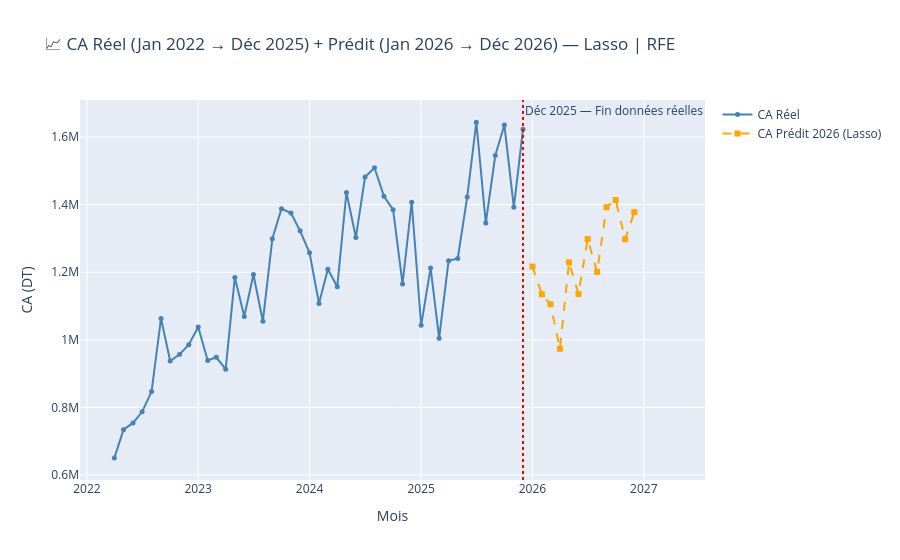

The notebook cell saved with this chart:
### Markdown cell above
## 16. Visualisation finale — Réel + Prédit

### Code cell
fig = go.Figure()

fig.add_trace(go.Scatter(
    x=df_ml['date'], y=df_ml['total_sales'],
    name='CA Réel', mode='lines+markers',
    line=dict(color='steelblue', width=2), marker=dict(size=5)
))

fig.add_trace(go.Scatter(
    x=df_pred['date'], y=df_pred['predicted_sales'],
    name=f'CA Prédit 2026 ({best_name})',
    mode='lines+markers',
    line=dict(color='orange', width=2, dash='dash'),
    marker=dict(size=6, symbol='square')
))

fig.add_vline(
    x=last_date.timestamp() * 1000,
    line_dash='dot', line_color='red',
    annotation_text='Déc 2025 — Fin données réelles'
)

fig.update_layout(
    title=f'📈 CA Réel (Jan 2022 → Déc 2025) + Prédit (Jan 2026 → Déc 2026) — {best_name} | {best_sel_name}',
    xaxis_title='Mois', yaxis_title='CA (DT)',
    hovermode='x unified', height=500
)
fig.show()

### Figure 1 — Plotly figure (JSON) as saved in the notebook; plotly's stock layout.template omitted (floating-point values rounded to 4 significant figures)
{"data": [{"line": {"color": "steelblue", "width": 2}, "marker": {"size": 5}, "mode": "lines+markers", "name": "CA Réel", "type": "scatter", "x": ["2022-04-01T00:00:00", "2022-05-01T00:00:00", "2022-06-01T00:00:00", "2022-07-01T00:00:00", "2022-08-01T00:00:00", "2022-09-01T00:00:00", "2022-10-01T00:00:00", "2022-11-01T00:00:00", "2022-12-01T00:00:00", "2023-01-01T00:00:00", "2023-02-01T00:00:00", "2023-03-01T00:00:00", "2023-04-01T00:00:00", "2023-05-01T00:00:00", "2023-06-01T00:00:00", "2023-07-01T00:00:00", "2023-08-01T00:00:00", "2023-09-01T00:00:00", "2023-10-01T00:00:00", "2023-11-01T00:00:00", "2023-12-01T00:00:00", "2024-01-01T00:00:00", "2024-02-01T00:00:00", "2024-03-01T00:00:00", "2024-04-01T00:00:00", "2024-05-01T00:00:00", "2024-06-01T00:00:00", "2024-07-01T00:00:00", "2024-08-01T00:00:00", "2024-09-01T00:00:00", "2024-10-01T00:00:00", "2024-11-01T00:00:00", "2024-12-01T00:00:00", "2025-01-01T00:00:00", "2025-02-01T00:00:00", "2025-03-01T00:00:00", "2025-04-01T00:00:00", "2025-05-01T00:00:00", "2025-06-01T00:00:00", "2025-07-01T00:00:00", "2025-08-01T00:00:00", "2025-09-01T00:00:00", "2025-10-01T00:00:00", "2025-11-01T00:00:00", "2025-12-01T00:00:00"], "y": [650800.0, 734300.0, 754300.0, 787000.0, 847000.0, 1063000.0, 937200.0, 957100.0, 985700.0, 1038000.0, 939000.0, 948300.0, 913200.0, 1185000.0, 1069000.0, 1193000.0, 1055000.0, 1299000.0, 1388000.0, 1375000.0, 1323000.0, 1257000.0, 1108000.0, 1209000.0, 1157000.0, 1436000.0, 1303000.0, 1482000.0, 1509000.0, 1425000.0, 1385000.0, 1166000.0, 1407000.0, 1043000.0, 1213000.0, 1005000.0, 1234000.0, 1241000.0, 1422000.0, 1644000.0, 1345000.0, 1545000.0, 1635000.0, 1392000.0, 1623000.0]}, {"line": {"color": "orange", "dash": "dash", "width": 2}, "marker": {"size": 6, "symbol": "square"}, "mode": "lines+markers", "name": "CA Prédit 2026 (Lasso)", "type": "scatter", "x": ["2026-01-01T00:00:00", "2026-02-01T00:00:00", "2026-03-01T00:00:00", "2026-04-01T00:00:00", "2026-05-01T00:00:00", "2026-06-01T00:00:00", "2026-07-01T00:00:00", "2026-08-01T00:00:00", "2026-09-01T00:00:00", "2026-10-01T00:00:00", "2026-11-01T00:00:00", "2026-12-01T00:00:00"], "y": [1217000.0, 1135000.0, 1105000.0, 973500.0, 1229000.0, 1136000.0, 1298000.0, 1201000.0, 1392000.0, 1414000.0, 1298000.0, 1378000.0]}], "layout": {"annotations": [{"showarrow": false, "text": "Déc 2025 — Fin données réelles", "x": 1764547200000, "xanchor": "left", "xref": "x", "y": 1, "yanchor": "top", "yref": "y domain"}], "autosize": true, "hovermode": "x unified", "shapes": [{"line": {"color": "red", "dash": "dot"}, "type": "line", "x0": 1764547200000, "x1": 1764547200000, "xref": "x", "y0": 0, "y1": 1, "yref": "y domain"}], "title": {"text": "📈 CA Réel (Jan 2022 → Déc 2025) + Prédit (Jan 2026 → Déc 2026) — Lasso | RFE"}, "xaxis": {"autorange": true, "range": ["2021-10-17 08:06:33.7864", "2029-09-04 21:49:51.8447"], "title": {"text": "Mois"}, "type": "date"}, "yaxis": {"autorange": true, "range": [583400.0, 1712000.0], "title": {"text": "CA (DT)"}, "type": "linear"}}}
